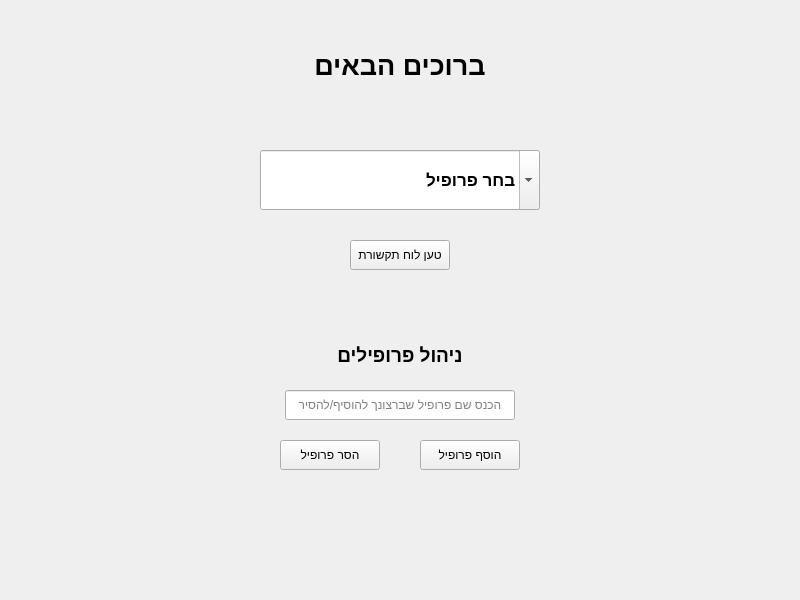
<?xml version="1.0" encoding="UTF-8"?>
<ui version="4.0">
 <class>MainWindow</class>
 <widget class="QMainWindow" name="MainWindow">
  <property name="geometry">
   <rect>
    <x>0</x>
    <y>0</y>
    <width>800</width>
    <height>600</height>
   </rect>
  </property>
  <property name="windowTitle">
   <string>MainWindow</string>
  </property>
  <property name="windowIcon">
   <iconset>
    <normaloff>../Resources/icon.png</normaloff>../Resources/icon.png</iconset>
  </property>
  <widget class="QWidget" name="centralwidget">
   <widget class="QComboBox" name="ProfileComboBox">
    <property name="geometry">
     <rect>
      <x>260</x>
      <y>150</y>
      <width>280</width>
      <height>60</height>
     </rect>
    </property>
    <property name="font">
     <font>
      <pointsize>13</pointsize>
      <weight>75</weight>
      <bold>true</bold>
     </font>
    </property>
    <property name="editable">
     <bool>true</bool>
    </property>
    <property name="currentText">
     <string>בחר פרופיל</string>
    </property>
   </widget>
   <widget class="QPushButton" name="AddProfileButton">
    <property name="geometry">
     <rect>
      <x>420</x>
      <y>440</y>
      <width>100</width>
      <height>30</height>
     </rect>
    </property>
    <property name="text">
     <string>הוסף פרופיל</string>
    </property>
   </widget>
   <widget class="QPushButton" name="DeleteProfileButton">
    <property name="geometry">
     <rect>
      <x>280</x>
      <y>440</y>
      <width>100</width>
      <height>30</height>
     </rect>
    </property>
    <property name="text">
     <string>הסר פרופיל</string>
    </property>
   </widget>
   <widget class="QLineEdit" name="ProfileLineEdit">
    <property name="geometry">
     <rect>
      <x>285</x>
      <y>390</y>
      <width>230</width>
      <height>30</height>
     </rect>
    </property>
    <property name="text">
     <string/>
    </property>
    <property name="alignment">
     <set>Qt::AlignCenter</set>
    </property>
    <property name="placeholderText">
     <string>הכנס שם פרופיל שברצונך להוסיף/להסיר</string>
    </property>
   </widget>
   <widget class="QLabel" name="label">
    <property name="geometry">
     <rect>
      <x>285</x>
      <y>40</y>
      <width>230</width>
      <height>50</height>
     </rect>
    </property>
    <property name="font">
     <font>
      <pointsize>20</pointsize>
      <weight>75</weight>
      <bold>true</bold>
     </font>
    </property>
    <property name="text">
     <string>ברוכים הבאים</string>
    </property>
    <property name="alignment">
     <set>Qt::AlignCenter</set>
    </property>
   </widget>
   <widget class="QLabel" name="ErrorLabel">
    <property name="geometry">
     <rect>
      <x>10</x>
      <y>500</y>
      <width>781</width>
      <height>20</height>
     </rect>
    </property>
    <property name="font">
     <font>
      <pointsize>11</pointsize>
     </font>
    </property>
    <property name="text">
     <string/>
    </property>
    <property name="alignment">
     <set>Qt::AlignCenter</set>
    </property>
   </widget>
   <widget class="QPushButton" name="LoadBoardButton">
    <property name="geometry">
     <rect>
      <x>350</x>
      <y>240</y>
      <width>100</width>
      <height>30</height>
     </rect>
    </property>
    <property name="text">
     <string>טען לוח תקשורת</string>
    </property>
   </widget>
   <widget class="QLabel" name="label_2">
    <property name="geometry">
     <rect>
      <x>285</x>
      <y>330</y>
      <width>230</width>
      <height>51</height>
     </rect>
    </property>
    <property name="font">
     <font>
      <pointsize>14</pointsize>
      <weight>75</weight>
      <bold>true</bold>
     </font>
    </property>
    <property name="text">
     <string>ניהול פרופילים</string>
    </property>
    <property name="alignment">
     <set>Qt::AlignCenter</set>
    </property>
   </widget>
  </widget>
 </widget>
 <resources/>
 <connections/>
</ui>
